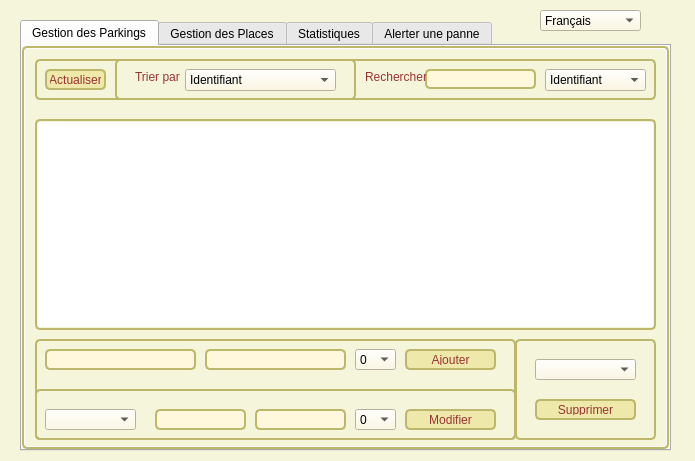
<?xml version="1.0" encoding="UTF-8"?>
<ui version="4.0">
 <class>gerer_parking</class>
 <widget class="QDialog" name="gerer_parking">
  <property name="geometry">
   <rect>
    <x>0</x>
    <y>0</y>
    <width>695</width>
    <height>461</height>
   </rect>
  </property>
  <property name="windowTitle">
   <string>Dialog</string>
  </property>
  <property name="windowIcon">
   <iconset>
    <normaloff>:/myappico.png</normaloff>:/myappico.png</iconset>
  </property>
  <property name="styleSheet">
   <string notr="true">

.QWidget {
   background-color: beige;
}

/* Nice Windows-XP-style password character. */
QLineEdit[echoMode=&quot;2&quot;] {
    lineedit-password-character: 9679;
}

/* We provide a min-width and min-height for push buttons
   so that they look elegant regardless of the width of the text. */
QPushButton {
    background-color: palegoldenrod;
    border-width: 2px;
    border-color: darkkhaki;
    border-style: solid;
    border-radius: 5;
    padding: 3px;
    min-width: 9ex;
    min-height: 2.5ex;
}

QPushButton:hover {
   background-color: khaki;
}

/* Increase the padding, so the text is shifted when the button is
   pressed. */
QPushButton:pressed {
    padding-left: 5px;
    padding-top: 5px;
    background-color: #d0d67c;
}

QLabel, QAbstractButton {

    color:rgb(153, 51, 51);
  
}

/* Mark mandatory fields with a brownish color. */
.mandatory {
    color: brown;
}

/* Bold text on status bar looks awful. */
QStatusBar QLabel {
   font: normal;
}

QStatusBar::item {
    border-width: 1;
    border-color: darkkhaki;
    border-style: solid;
    border-radius: 2;
}

QComboBox, QLineEdit, QSpinBox, QTextEdit, QListView {
    background-color: cornsilk;
    selection-color: #0a214c; 
    selection-background-color: #C19A6B;
}

QListView {
    show-decoration-selected: 1;
}

QListView::item:hover {
    background-color: wheat;
}

/* We reserve 1 pixel space in padding. When we get the focus,
   we kill the padding and enlarge the border. This makes the items
   glow. */
QLineEdit, QFrame {
    border-width: 2px;
    padding: 1px;
    border-style: solid;
    border-color: darkkhaki;
    border-radius: 5px;
}

/* As mentioned above, eliminate the padding and increase the border. */
QLineEdit:focus, QFrame:focus {
    border-width: 3px;
    padding: 0px;
}

/* A QLabel is a QFrame ... */
QLabel {
    border: none;
    padding: 0;
    background: none;
}

/* A QToolTip is a QLabel ... */
QToolTip {
    border: 2px solid darkkhaki;
    padding: 5px;
    border-radius: 3px;
    opacity: 200;
}

/* Nice to have the background color change when hovered. */
QRadioButton:hover, QCheckBox:hover {
   background-color: rgb(255, 153, 153)
;
}
QRadioButton:checked{
   background-color: rgb(255, 153, 153)
;
}
/* Force the dialog's buttons to follow the Windows guidelines. */
QDialogButtonBox {
   background-color: rgb(255, 204, 204);

}
QDialog{
   background-color:beige;

}
/**** QMenuBar (enabled) ****/
QMenuBar
{
   background-color: beige;
  border: 1px solid transparent;
  border-bottom-color: rgb(80,80,80);
}

QMenuBar::item
{
   background-color: beige;
  color: rgb(220,220,220);
  padding: 8px;
}

QMenuBar::item:selected
{
   background-color: beige;
  color: white;
}

/**** QMenuBar (disabled) ****/
QMenuBar:disabled
{
   background-color: beige;
  border-bottom-color: rgb(60,60,60);
}

QMenuBar::item:disabled
{
  color: rgb(40,40,40);
}

/*********************************************************************************************************/

/**** QMenu (enabled) ****/
QMenu
{
   background-color: beige;
  color: rgb(220,220,220);
}

QMenu::item:selected
{
   background-color: beige;
  color: white;
}</string>
  </property>
  <widget class="QTabWidget" name="tabWidget">
   <property name="geometry">
    <rect>
     <x>20</x>
     <y>20</y>
     <width>651</width>
     <height>431</height>
    </rect>
   </property>
   <property name="styleSheet">
    <string notr="true"/>
   </property>
   <property name="currentIndex">
    <number>0</number>
   </property>
   <widget class="QWidget" name="tab_4">
    <attribute name="title">
     <string>Gestion des Parkings</string>
    </attribute>
    <widget class="QTableView" name="tabParking">
     <property name="geometry">
      <rect>
       <x>10</x>
       <y>70</y>
       <width>621</width>
       <height>211</height>
      </rect>
     </property>
    </widget>
    <widget class="QLineEdit" name="idPar">
     <property name="geometry">
      <rect>
       <x>20</x>
       <y>300</y>
       <width>151</width>
       <height>21</height>
      </rect>
     </property>
    </widget>
    <widget class="QLineEdit" name="capacitePar">
     <property name="geometry">
      <rect>
       <x>180</x>
       <y>300</y>
       <width>141</width>
       <height>21</height>
      </rect>
     </property>
    </widget>
    <widget class="QPushButton" name="ajouterPar">
     <property name="geometry">
      <rect>
       <x>380</x>
       <y>300</y>
       <width>91</width>
       <height>21</height>
      </rect>
     </property>
     <property name="text">
      <string>Ajouter</string>
     </property>
    </widget>
    <widget class="QComboBox" name="etatComboPar">
     <property name="geometry">
      <rect>
       <x>330</x>
       <y>300</y>
       <width>41</width>
       <height>21</height>
      </rect>
     </property>
     <item>
      <property name="text">
       <string>0</string>
      </property>
     </item>
     <item>
      <property name="text">
       <string>1</string>
      </property>
     </item>
    </widget>
    <widget class="QComboBox" name="idSupprComboPar">
     <property name="geometry">
      <rect>
       <x>510</x>
       <y>310</y>
       <width>101</width>
       <height>21</height>
      </rect>
     </property>
    </widget>
    <widget class="QPushButton" name="supprPar">
     <property name="geometry">
      <rect>
       <x>510</x>
       <y>350</y>
       <width>101</width>
       <height>21</height>
      </rect>
     </property>
     <property name="text">
      <string>Supprimer</string>
     </property>
    </widget>
    <widget class="QLineEdit" name="idModifPar">
     <property name="geometry">
      <rect>
       <x>130</x>
       <y>360</y>
       <width>91</width>
       <height>21</height>
      </rect>
     </property>
    </widget>
    <widget class="QLineEdit" name="capaciteModifPar">
     <property name="geometry">
      <rect>
       <x>230</x>
       <y>360</y>
       <width>91</width>
       <height>21</height>
      </rect>
     </property>
    </widget>
    <widget class="QComboBox" name="etatModifComboPar">
     <property name="geometry">
      <rect>
       <x>330</x>
       <y>360</y>
       <width>41</width>
       <height>21</height>
      </rect>
     </property>
     <item>
      <property name="text">
       <string>0</string>
      </property>
     </item>
     <item>
      <property name="text">
       <string>1</string>
      </property>
     </item>
    </widget>
    <widget class="QPushButton" name="modifPar">
     <property name="geometry">
      <rect>
       <x>380</x>
       <y>360</y>
       <width>91</width>
       <height>21</height>
      </rect>
     </property>
     <property name="text">
      <string>Modifier</string>
     </property>
    </widget>
    <widget class="Line" name="line_21">
     <property name="geometry">
      <rect>
       <x>10</x>
       <y>290</y>
       <width>481</width>
       <height>101</height>
      </rect>
     </property>
     <property name="orientation">
      <enum>Qt::Horizontal</enum>
     </property>
    </widget>
    <widget class="Line" name="line_23">
     <property name="geometry">
      <rect>
       <x>10</x>
       <y>10</y>
       <width>621</width>
       <height>41</height>
      </rect>
     </property>
     <property name="orientation">
      <enum>Qt::Horizontal</enum>
     </property>
    </widget>
    <widget class="QComboBox" name="idModifComboPar">
     <property name="geometry">
      <rect>
       <x>20</x>
       <y>360</y>
       <width>91</width>
       <height>21</height>
      </rect>
     </property>
    </widget>
    <widget class="QLabel" name="trierPar">
     <property name="geometry">
      <rect>
       <x>110</x>
       <y>20</y>
       <width>51</width>
       <height>16</height>
      </rect>
     </property>
     <property name="text">
      <string>Trier par</string>
     </property>
    </widget>
    <widget class="QPushButton" name="rafraichirPar">
     <property name="geometry">
      <rect>
       <x>20</x>
       <y>20</y>
       <width>61</width>
       <height>21</height>
      </rect>
     </property>
     <property name="text">
      <string>Actualiser</string>
     </property>
    </widget>
    <widget class="QLineEdit" name="rechTextPar">
     <property name="geometry">
      <rect>
       <x>400</x>
       <y>20</y>
       <width>111</width>
       <height>20</height>
      </rect>
     </property>
    </widget>
    <widget class="QComboBox" name="triComboPar">
     <property name="geometry">
      <rect>
       <x>160</x>
       <y>20</y>
       <width>151</width>
       <height>22</height>
      </rect>
     </property>
     <item>
      <property name="text">
       <string>Identifiant</string>
      </property>
     </item>
     <item>
      <property name="text">
       <string>Capacite</string>
      </property>
     </item>
     <item>
      <property name="text">
       <string>Etat</string>
      </property>
     </item>
    </widget>
    <widget class="QComboBox" name="rechComboPar">
     <property name="geometry">
      <rect>
       <x>520</x>
       <y>20</y>
       <width>101</width>
       <height>22</height>
      </rect>
     </property>
     <item>
      <property name="text">
       <string>Identifiant</string>
      </property>
     </item>
     <item>
      <property name="text">
       <string>Capacite</string>
      </property>
     </item>
     <item>
      <property name="text">
       <string>Etat</string>
      </property>
     </item>
    </widget>
    <widget class="QLabel" name="rechercher">
     <property name="geometry">
      <rect>
       <x>340</x>
       <y>20</y>
       <width>61</width>
       <height>16</height>
      </rect>
     </property>
     <property name="text">
      <string>Rechercher</string>
     </property>
    </widget>
    <widget class="Line" name="line_24">
     <property name="geometry">
      <rect>
       <x>90</x>
       <y>10</y>
       <width>241</width>
       <height>41</height>
      </rect>
     </property>
     <property name="orientation">
      <enum>Qt::Horizontal</enum>
     </property>
    </widget>
    <widget class="Line" name="line_22">
     <property name="geometry">
      <rect>
       <x>10</x>
       <y>340</y>
       <width>481</width>
       <height>51</height>
      </rect>
     </property>
     <property name="orientation">
      <enum>Qt::Horizontal</enum>
     </property>
    </widget>
    <widget class="Line" name="line_25">
     <property name="geometry">
      <rect>
       <x>490</x>
       <y>290</y>
       <width>141</width>
       <height>101</height>
      </rect>
     </property>
     <property name="orientation">
      <enum>Qt::Horizontal</enum>
     </property>
    </widget>
    <zorder>line_21</zorder>
    <zorder>line_22</zorder>
    <zorder>line_23</zorder>
    <zorder>line_24</zorder>
    <zorder>line_25</zorder>
    <zorder>tabParking</zorder>
    <zorder>idPar</zorder>
    <zorder>capacitePar</zorder>
    <zorder>ajouterPar</zorder>
    <zorder>etatComboPar</zorder>
    <zorder>idSupprComboPar</zorder>
    <zorder>supprPar</zorder>
    <zorder>idModifPar</zorder>
    <zorder>capaciteModifPar</zorder>
    <zorder>etatModifComboPar</zorder>
    <zorder>modifPar</zorder>
    <zorder>idModifComboPar</zorder>
    <zorder>trierPar</zorder>
    <zorder>rafraichirPar</zorder>
    <zorder>rechTextPar</zorder>
    <zorder>triComboPar</zorder>
    <zorder>rechComboPar</zorder>
    <zorder>rechercher</zorder>
   </widget>
   <widget class="QWidget" name="tab">
    <attribute name="title">
     <string>Gestion des Places</string>
    </attribute>
    <widget class="QComboBox" name="idSupprComboPl">
     <property name="geometry">
      <rect>
       <x>510</x>
       <y>310</y>
       <width>101</width>
       <height>21</height>
      </rect>
     </property>
    </widget>
    <widget class="QLineEdit" name="idModifPl">
     <property name="geometry">
      <rect>
       <x>130</x>
       <y>360</y>
       <width>91</width>
       <height>21</height>
      </rect>
     </property>
    </widget>
    <widget class="QLabel" name="trierParPl">
     <property name="geometry">
      <rect>
       <x>110</x>
       <y>20</y>
       <width>51</width>
       <height>16</height>
      </rect>
     </property>
     <property name="text">
      <string>Trier par</string>
     </property>
    </widget>
    <widget class="Line" name="line_42">
     <property name="geometry">
      <rect>
       <x>10</x>
       <y>10</y>
       <width>621</width>
       <height>41</height>
      </rect>
     </property>
     <property name="orientation">
      <enum>Qt::Horizontal</enum>
     </property>
    </widget>
    <widget class="QComboBox" name="etatModifComboPl">
     <property name="geometry">
      <rect>
       <x>230</x>
       <y>360</y>
       <width>41</width>
       <height>21</height>
      </rect>
     </property>
     <item>
      <property name="text">
       <string>0</string>
      </property>
     </item>
     <item>
      <property name="text">
       <string>1</string>
      </property>
     </item>
    </widget>
    <widget class="QComboBox" name="triComboPl">
     <property name="geometry">
      <rect>
       <x>160</x>
       <y>20</y>
       <width>131</width>
       <height>22</height>
      </rect>
     </property>
     <item>
      <property name="text">
       <string>Identifiant</string>
      </property>
     </item>
     <item>
      <property name="text">
       <string>Etat</string>
      </property>
     </item>
     <item>
      <property name="text">
       <string>ID Parking</string>
      </property>
     </item>
    </widget>
    <widget class="QLabel" name="rechercherPl">
     <property name="geometry">
      <rect>
       <x>340</x>
       <y>20</y>
       <width>61</width>
       <height>16</height>
      </rect>
     </property>
     <property name="text">
      <string>Rechercher</string>
     </property>
    </widget>
    <widget class="QComboBox" name="etatComboPl">
     <property name="geometry">
      <rect>
       <x>190</x>
       <y>300</y>
       <width>41</width>
       <height>21</height>
      </rect>
     </property>
     <item>
      <property name="text">
       <string>0</string>
      </property>
     </item>
     <item>
      <property name="text">
       <string>1</string>
      </property>
     </item>
    </widget>
    <widget class="QLineEdit" name="idPl">
     <property name="geometry">
      <rect>
       <x>20</x>
       <y>300</y>
       <width>151</width>
       <height>21</height>
      </rect>
     </property>
    </widget>
    <widget class="QLineEdit" name="rechTextPl">
     <property name="geometry">
      <rect>
       <x>400</x>
       <y>20</y>
       <width>111</width>
       <height>20</height>
      </rect>
     </property>
    </widget>
    <widget class="QComboBox" name="idModifComboPl">
     <property name="geometry">
      <rect>
       <x>20</x>
       <y>360</y>
       <width>81</width>
       <height>21</height>
      </rect>
     </property>
    </widget>
    <widget class="QPushButton" name="ajouterPl">
     <property name="geometry">
      <rect>
       <x>380</x>
       <y>300</y>
       <width>91</width>
       <height>21</height>
      </rect>
     </property>
     <property name="text">
      <string>Ajouter</string>
     </property>
    </widget>
    <widget class="QComboBox" name="rechComboPl">
     <property name="geometry">
      <rect>
       <x>520</x>
       <y>20</y>
       <width>91</width>
       <height>22</height>
      </rect>
     </property>
     <item>
      <property name="text">
       <string>Identifiant</string>
      </property>
     </item>
     <item>
      <property name="text">
       <string>Etat</string>
      </property>
     </item>
     <item>
      <property name="text">
       <string>ID Parking</string>
      </property>
     </item>
    </widget>
    <widget class="QTableView" name="tabPlace">
     <property name="geometry">
      <rect>
       <x>10</x>
       <y>70</y>
       <width>621</width>
       <height>211</height>
      </rect>
     </property>
    </widget>
    <widget class="QPushButton" name="supprPl">
     <property name="geometry">
      <rect>
       <x>510</x>
       <y>350</y>
       <width>101</width>
       <height>21</height>
      </rect>
     </property>
     <property name="text">
      <string>Supprimer</string>
     </property>
    </widget>
    <widget class="QPushButton" name="modifPl">
     <property name="geometry">
      <rect>
       <x>380</x>
       <y>360</y>
       <width>91</width>
       <height>21</height>
      </rect>
     </property>
     <property name="text">
      <string>Modifier</string>
     </property>
    </widget>
    <widget class="QPushButton" name="rafraichirPl">
     <property name="geometry">
      <rect>
       <x>20</x>
       <y>20</y>
       <width>61</width>
       <height>21</height>
      </rect>
     </property>
     <property name="text">
      <string>Actualiser</string>
     </property>
    </widget>
    <widget class="QComboBox" name="idparkingModifComboPl">
     <property name="geometry">
      <rect>
       <x>280</x>
       <y>360</y>
       <width>91</width>
       <height>21</height>
      </rect>
     </property>
    </widget>
    <widget class="QComboBox" name="idparkingComboPl">
     <property name="geometry">
      <rect>
       <x>240</x>
       <y>300</y>
       <width>131</width>
       <height>21</height>
      </rect>
     </property>
    </widget>
    <widget class="Line" name="line_26">
     <property name="geometry">
      <rect>
       <x>90</x>
       <y>10</y>
       <width>241</width>
       <height>41</height>
      </rect>
     </property>
     <property name="orientation">
      <enum>Qt::Horizontal</enum>
     </property>
    </widget>
    <widget class="Line" name="line_27">
     <property name="geometry">
      <rect>
       <x>10</x>
       <y>290</y>
       <width>481</width>
       <height>101</height>
      </rect>
     </property>
     <property name="orientation">
      <enum>Qt::Horizontal</enum>
     </property>
    </widget>
    <widget class="Line" name="line_28">
     <property name="geometry">
      <rect>
       <x>10</x>
       <y>340</y>
       <width>481</width>
       <height>51</height>
      </rect>
     </property>
     <property name="orientation">
      <enum>Qt::Horizontal</enum>
     </property>
    </widget>
    <widget class="Line" name="line_29">
     <property name="geometry">
      <rect>
       <x>490</x>
       <y>290</y>
       <width>141</width>
       <height>101</height>
      </rect>
     </property>
     <property name="orientation">
      <enum>Qt::Horizontal</enum>
     </property>
    </widget>
    <zorder>line_29</zorder>
    <zorder>line_28</zorder>
    <zorder>line_27</zorder>
    <zorder>line_42</zorder>
    <zorder>line_26</zorder>
    <zorder>idSupprComboPl</zorder>
    <zorder>idModifPl</zorder>
    <zorder>trierParPl</zorder>
    <zorder>etatModifComboPl</zorder>
    <zorder>triComboPl</zorder>
    <zorder>rechercherPl</zorder>
    <zorder>etatComboPl</zorder>
    <zorder>idPl</zorder>
    <zorder>rechTextPl</zorder>
    <zorder>idModifComboPl</zorder>
    <zorder>ajouterPl</zorder>
    <zorder>rechComboPl</zorder>
    <zorder>tabPlace</zorder>
    <zorder>supprPl</zorder>
    <zorder>modifPl</zorder>
    <zorder>rafraichirPl</zorder>
    <zorder>idparkingModifComboPl</zorder>
    <zorder>idparkingComboPl</zorder>
   </widget>
   <widget class="QWidget" name="tab_2">
    <attribute name="title">
     <string>Statistiques</string>
    </attribute>
    <widget class="QChartView" name="statBox">
     <property name="geometry">
      <rect>
       <x>0</x>
       <y>0</y>
       <width>641</width>
       <height>381</height>
      </rect>
     </property>
    </widget>
    <widget class="QComboBox" name="statCombo">
     <property name="geometry">
      <rect>
       <x>10</x>
       <y>10</y>
       <width>171</width>
       <height>22</height>
      </rect>
     </property>
     <item>
      <property name="text">
       <string>Parkings les plus occupés</string>
      </property>
     </item>
     <item>
      <property name="text">
       <string>Parkings les moins occupés</string>
      </property>
     </item>
    </widget>
   </widget>
   <widget class="QWidget" name="tab_3">
    <attribute name="title">
     <string>Alerter une panne</string>
    </attribute>
    <widget class="QPushButton" name="envoyer">
     <property name="geometry">
      <rect>
       <x>190</x>
       <y>140</y>
       <width>301</width>
       <height>121</height>
      </rect>
     </property>
     <property name="text">
      <string>Alerter</string>
     </property>
    </widget>
   </widget>
  </widget>
  <widget class="QComboBox" name="langueCombo">
   <property name="geometry">
    <rect>
     <x>540</x>
     <y>10</y>
     <width>101</width>
     <height>21</height>
    </rect>
   </property>
   <item>
    <property name="text">
     <string>Français</string>
    </property>
   </item>
   <item>
    <property name="text">
     <string>Anglais</string>
    </property>
   </item>
  </widget>
 </widget>
 <customwidgets>
  <customwidget>
   <class>QChartView</class>
   <extends>QGraphicsView</extends>
   <header>QtCharts</header>
  </customwidget>
 </customwidgets>
 <resources/>
 <connections/>
</ui>
